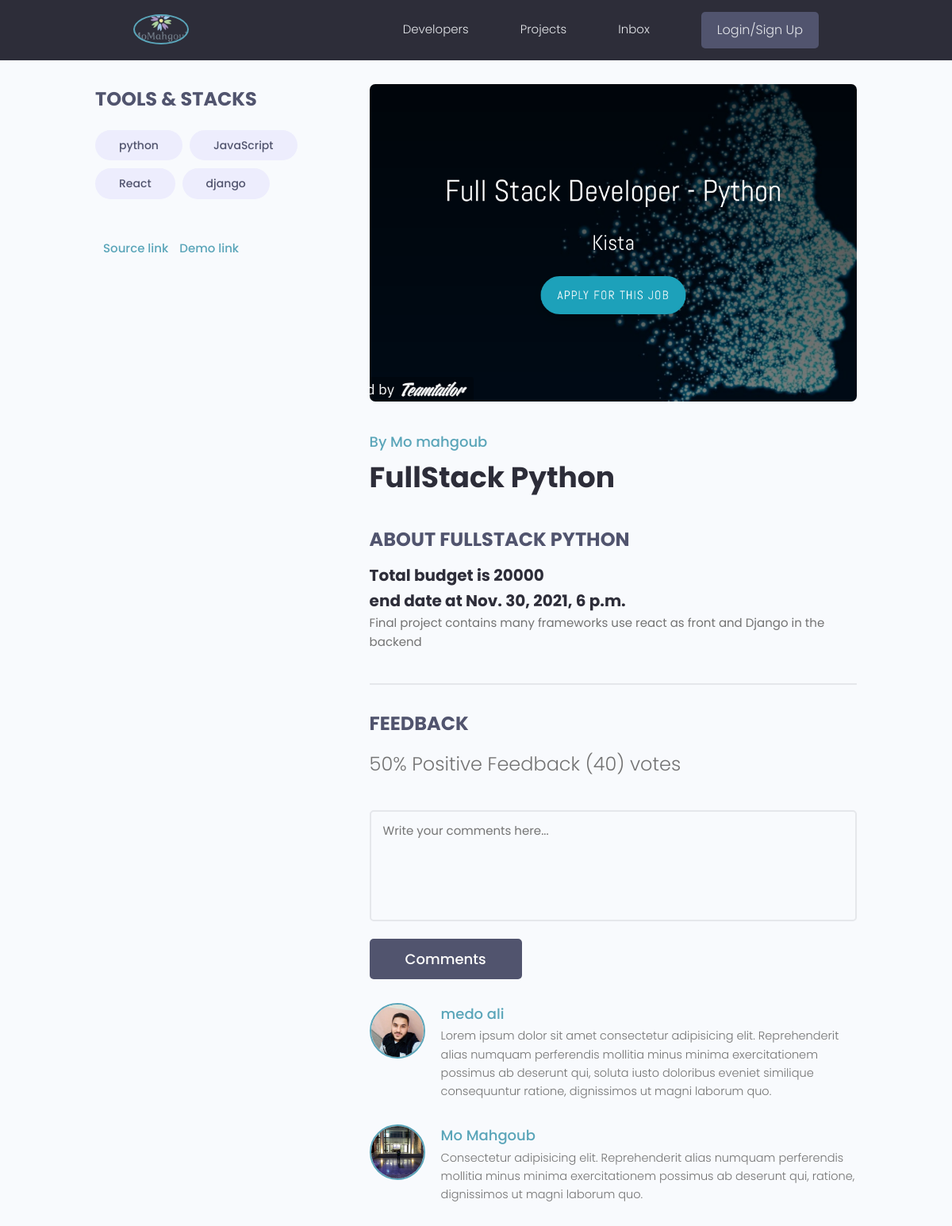
The app's page /projects/singleproject/f9dc2671-a412-4102-86bb-79012bfff540/ with its own data.
### projects/models.py (models this page shows, shortened)
class Tag(models.Model):
    name = models.CharField(max_length=200)
    created = models.DateTimeField(auto_now_add=True)
    id = models.UUIDField(default=uuid.uuid4, unique=True,
                          primary_key=True, editable=False)
    def __str__(self):
        return self.name

class Project(models.Model):
    owner = models.ForeignKey(Profile, null=True, on_delete=models.SET_NULL)
    title = models.CharField(max_length=200)
    description = models.TextField(null=True, blank=True)
    featured_image = models.ImageField(
        null=True, blank=True, default="default.jpg")
    demo_link = models.CharField(max_length=500, null=True, blank=True)
    source_link = models.CharField(max_length=500, null=True, blank=True)
    total_budget = models.IntegerField(default=250000, null=True, blank=True)
    tags = models.ManyToManyField('Tag', blank=True)
    vote_total = models.IntegerField(default=0, null=True, blank=True)
    vote_ratio = models.IntegerField(default=0, null=True, blank=True)
    end_date = models.DateTimeField(null=True, blank=True)
    created = models.DateTimeField(auto_now_add=True)
    id = models.UUIDField(default=uuid.uuid4, unique=True,
                          primary_key=True, editable=False)

### users/models.py (models this page shows, shortened)
class Profile(models.Model):
    user = models.OneToOneField(
        User, on_delete=models.CASCADE, null=True, blank=True)
    name = models.CharField(max_length=140, blank=True, null=True)
    email = models.EmailField(max_length=100, blank=True, null=True)
    username = models.CharField(max_length=140, blank=True, null=True)
    phone = PhoneNumberField(max_length=12, null=True,
                             blank=True, unique=True)
    head_line = models.CharField(max_length=300, blank=True, null=True)
    bio = models.TextField(blank=True, null=True)
    profile_image = models.ImageField(
        null=True, blank=True, upload_to="profiles/", default="profiles/user-default.png")
    social_github = models.CharField(max_length=200, blank=False, null=True)
    social_linkedIn = models.CharField(max_length=200, blank=False, null=True)
    social_stackOverflow = models.CharField(
        max_length=200, blank=True, null=False)
    social_website = models.CharField(max_length=200, blank=True, null=False)
    social_twitter = models.CharField(max_length=200, blank=True, null=False)
    created = models.DateTimeField(auto_now_add=True)
    location = models.OneToOneField(
        'Location', blank=True, null=True, on_delete=models.SET_NULL)
    id = models.UUIDField(default=uuid.uuid4, unique=True,
                          primary_key=True, editable=False)

### projects/views.py (the view)
# urls.py: path('singleproject/<str:pk>/', views.singleproject, name="project"),
def singleproject(request, pk):
    proObj = Project.objects.get(id=pk)
    tags = proObj.tags.all()
    context = {'project': proObj, 'tags': tags}
    return render(request, 'projects/single-project.html', context)

### projects/templates/projects/single-project.html (shortened to what this page needs)
{% extends 'main.html' %}
{% load static %}
{% block content %}
<main class="singleProject my-md">
    <div class="container">
        <div class="layout">
            <div class="column column--1of3">
                <h3 class="singleProject__subtitle">Tools & Stacks</h3>
                <div class="singleProject__toolStack">
                    {% for tag in project.tags.all %}
                    <span class="tag tag--pill tag--sub tag--lg">
                        <small>{{tag}}</small>
                    </span>
                    {% endfor %}
                </div>
                {% if project.source_link %}
                <a class="singleProject__liveLink" href="#" target="_blank">
                    Source link
                </a>
                {% endif %}
                {% if project.demo_link %}
                <a class="singleProject__liveLink" href="#" target="_blank">
                    Demo link
                </a>
                {% endif %}
            </div>
            <div class="column column--2of3">
                <img class="singleProject__preview" src="{{project.featured_image.url}}" alt="portfolio thumbnail" />
                <a href="{% url 'account' %}" class="singleProject__developer">By {{project.owner.name}}</a>
                <h2 class="singleProject__title"> {{project.title}}</h2>
                <h3 class="singleProject__subtitle">About {{project.title}}</h3>
                <h5 class="project__title">Total budget is {{project.total_budget}}</h5>
                <h5 class="project__title"> end date at {{project.end_date}}</h5>
                <div class="singleProject__info">
                    {{project.description}}
                </div>
                <div class="comments">
                    <h3 class="singleProject__subtitle">Feedback</h3>
                    <h5 class="project--rating">
                        {{project.vote_ratio}}% Positive Feedback ({{project.vote_total}})
                        vote{{project.vote_total|pluralize:'s'}}
                    </h5>
                    <form class="form" action="#" method="POST">
                        <div class="form__field">
                            <textarea class="input input--textarea" name="message" id="formInput#textarea"
                                placeholder="Write your comments here..."></textarea>
                        </div>
                        <input class="btn btn--sub btn--lg" type="submit" value="Comments" />
                    </form>
                    <div class="commentList">
                        <div class="comment">
                            <a href="profile.html">
                                <img class="avatar avatar--md" src="{% static 'images/medo.jpg' %}" alt="user" />
                            </a>
                            <div class="comment__details">
                                <a href="profile.html" class="comment__author">medo ali</a>
                                <p class="comment__info">
                                    Lorem ipsum dolor sit amet consectetur adipisicing elit. Reprehenderit alias numquam
                                    perferendis
                                    mollitia minus minima exercitationem possimus ab deserunt qui, soluta iusto
                                    doloribus eveniet
                                    similique consequuntur ratione, dignissimos ut magni laborum quo.
                                </p>
                            </div>
                        </div>
                        <div class="comment">
                            <a href="profile.html">
                                <img class="avatar avatar--md" src="{% static 'images/medo2.jpg' %}" alt="user" />
                            </a>
                            <div class="comment__details">
                                <a href="profile.html" class="comment__author">Mo Mahgoub</a>
                                <p class="comment__info">
                                    Consectetur adipisicing elit. Reprehenderit alias numquam perferendis mollitia minus
                                    minima
                                    exercitationem possimus ab deserunt qui, ratione, dignissimos ut magni laborum quo.
                                </p>
                            </div>
                        </div>
                    </div>
                </div>
            </div>
        </div>
    </div>
</main>
{% endblock content %}

### static/styles/app.css (style rules this page uses)
:root { --color-sub: #2d2d39; }
.btn--sub { background-color: var(--color-sub-light); }
img { width: 100%; }
.singleProject .column--1of3 { order: 2; }
@media screen and (min-width: 1081px) { .singleProject .column--1of3 { order: 1; } }
@media screen and (min-width: 1081px) { .singleProject .column--2of3 { order: 2; } }
.singleProject__toolStack { margin-top: 2rem; margin-bottom: 4rem; }
.singleProject__liveLink { font-weight: 500; transition: all 0.3s ease-in-out; border-bottom: 2px solid transparent; }
.singleProject__preview { height: 50vh; object-fit: cover; object-position: top center; margin-bottom: 3rem; border-radius: 0.7rem; }
.singleProject__developer { font-size: 1.8rem; font-weight: 500; }
.singleProject__title { font-size: 3.6rem; font-weight: 700; color: var(--color-sub); margin-bottom: 3rem; }
.project--rating { margin-bottom: 1.6em; margin-top: .5em; }
.singleProject__subtitle { text-transform: uppercase; font-size: 2.4rem; font-weight: 700; color: var(--color-sub-light); margin-bottom: 1rem; }
.project__title { font-size: 2rem; font-weight: 700; color: var(--color-sub); }
.comments { margin-top: 4rem; padding-top: 3rem; border-top: 2px solid var(--color-light); }
.commentList { margin: 3rem 0; }
.comment { display: flex; gap: 2rem; }
.comment:not(:last-child) { margin-bottom: 3rem; }
.comment__author { font-size: 1.8rem; }
.comment__info { font-size: 1.45rem; }

### static/uikit/styles/modules/_variables.css (style rules this page uses)
:root { --color-main: #5aa5b9; --color-main-light: #e6faff; --color-sub: #3f4156; --color-sub-light: #51546e; --color-sub-lighter: #ededfd; --color-text: #737373; --color-gray: #8b8b8b; --color-light: #e5e7eb; --color-light-gray: #767676; --color-bg: #f8fafd; --color-white: #fffefd; --color-white-light: #f3f3f3; --color-success: #359e64; --color-success-bg: #def8e8; --color-error: #fc4b0b; --color-error-bg: #fff2ee; --font-base: 'Poppins', arial, helvetica, 'Segoe UI', roboto, ubuntu, sans-serif; --font-monospace: 'Fira Code', 'Courier New', courier, monospace; --font-regular: 300; --font-medium: 500; --font-bold: 700; --generic-shadow: 1px 1px 5px #00000010; --generic-transition: all 0.3s ease-in-out; }

### static/uikit/styles/modules/_base.css (style rules this page uses)
* { margin: 0; padding: 0; box-sizing: border-box; text-rendering: optimizeLegibility; color: inherit; font-size: inherit; }
html { font-size: 50%; }
@media only screen and (min-width: 480px) { html { font-size: 56.25%; } }
@media only screen and (min-width: 1200px) { html { font-size: 62.5%; } }
body { line-height: 1.6; font-weight: 400; font-size: 1.5rem; color: var(--color-text); background-color: var(--color-bg); min-height: 100vh; }

### static/uikit/styles/modules/_typography.css (style rules this page uses)
* { font-family: var(--font-base); }
h2 { font-size: 3.6rem; font-weight: var(--font-bold); }
h3 { font-size: 3.2rem; font-weight: var(--font-medium); }
h5 { font-size: 2.4rem; font-weight: var(--font-medium); }
h5, h6 { font-weight: var(--font-regular); }
p, span, strong { font-size: 1.6rem; color: var(--color-text); font-weight: var(--font-regular); }
a { padding-bottom: 2px; text-decoration: none; display: inline-block; color: var(--color-main); font-weight: var(--font-medium); }

### static/uikit/styles/modules/_utilities.css (style rules this page uses)
.container { width: 92%; max-width: 165rem; margin: 0 auto; box-sizing: border-box; }
@media screen and (min-width: 1000px) { .container { width: 90%; } }
@media screen and (min-width: 1200px) { .container { width: 80%; } }
.my-md { margin: 3rem auto; }

### static/uikit/styles/modules/_avatar.css (style rules this page uses)
.avatar { border-radius: 50%; border: 2px solid var(--color-main); object-fit: cover; }
.avatar--md { height: 7rem; width: 7rem; }

### static/uikit/styles/modules/_button.css (style rules this page uses)
.btn { display: inline-block; position: relative; cursor: pointer; background-color: var(--color-light); font-weight: var(--font-medium); color: var(--color-sub); text-decoration: none; padding: 1rem 2rem; border-radius: 0.5rem; border: none; width: -webkit-fit-content; width: -moz-fit-content; width: fit-content; height: -webkit-fit-content; height: -moz-fit-content; height: fit-content; font-size: 1.6rem; outline-width: 0; outline-color: transparent; -webkit-backface-visibility: hidden; backface-visibility: hidden; transition: all 0.3s ease-in-out; }
.btn--sub { background-color: var(--color-sub); color: var(--color-white); }
.btn--lg { font-size: 1.8rem; padding: 1.2rem 4.5rem; }

### static/uikit/styles/modules/_layout.css (style rules this page uses)
.layout { display: flex; flex-flow: row wrap; justify-content: space-between; }
.layout > .column { margin-bottom: 3rem; }
.layout > .column.column--1of3 { flex-basis: 30%; }
.layout > .column.column--2of3 { flex-basis: 64%; }

### records on screen
Tag: name "python"
Tag: name "JavaScript"
Tag: name "React"
Tag: name "django"
Project: featured_image (picture), owner.name "Mo mahgoub", title "FullStack Python", title "FULLSTACK PYTHON", total_budget "20000", end_date "Nov. 30, 2021, 6 p.m.", description "Final project contains many frameworks use react as front and Django in the backend", vote_ratio "50", vote_total "40"
